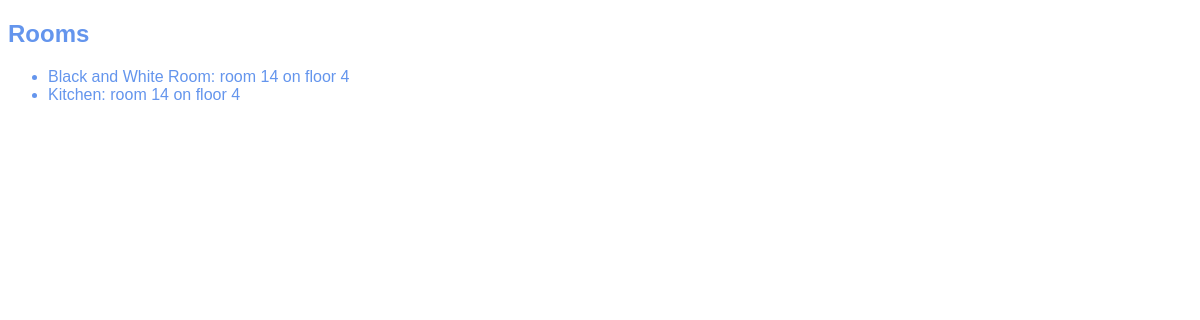
Before: /rooms with the older database file.
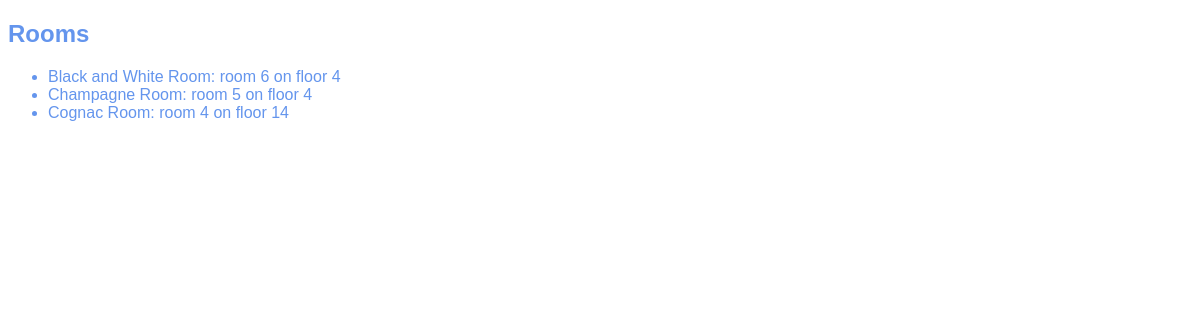
After: the same page with the newer database file.
### meetings/models.py (models this page shows)
class Room(models.Model):
    name = models.CharField(max_length=50)
    floor = models.IntegerField()
    room_number = models.IntegerField()
    def __str__(self):
        return f"{self.name}: room {self.room_number} on floor {self.floor}"

### meetings/views.py (the view)
# urls.py: path('rooms', rooms_list, name = "rooms"),
def rooms_list(request):
    return render(request, "meetings/rooms_list.html",
            {"rooms":Room.objects.all()})

### meetings/templates/meetings/rooms_list.html (shortened to what this page needs)
{% extends "base.html" %}
{% block content %}
<h2>Rooms</h2>
<ul>
    {% for room in rooms %}
    <li> {{ room }} </li>
    {% endfor %}
</ul>
{% endblock %}

### meetings/templates/base.html (shortened to what this page needs)
{% load static %}
<!DOCTYPE html>
<html lang="en">
<head>
    <link rel="stylesheet"
            href="{% static 'website/style.css' %}">
</head>
<body>
    {% block content %}
    {% endblock %}
</body>
</html>

### website/static/website/style.css (style rules this page uses)
body { font-family: sans-serif; color: cornflowerblue; background-color: white; }

Changed rows visible on the page:
changed Room: name+room_number+floor "Black and White Room: room 14 on floor 4" → "Black and White Room: room 6 on floor 4"
changed Room: name+room_number+floor "Kitchen: room 14 on floor 4" → "Champagne Room: room 5 on floor 4"
added Room: name+room_number+floor "Cognac Room: room 4 on floor 14"
